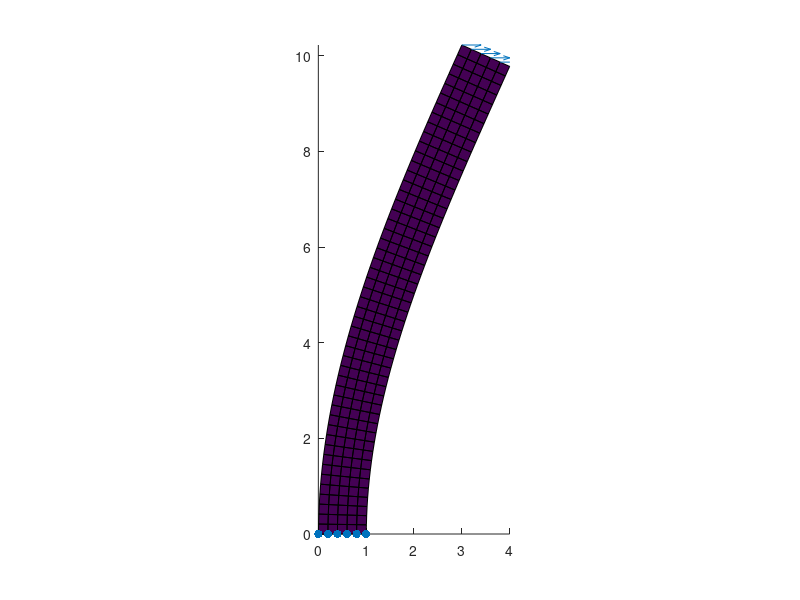

Write MATLAB code to recreate this figure.
%--------------------------------------------------------------------------
%Program: Structure2D
%Description: Structural static eq solver in 2D for square elements.
%Version: 2.0
%Author: Ilyas Ramdzan
%Last Updated: 30/11/16 > 2/5/17 > second branch
%Requirements: elem.txt nodes.txt facefixed.txt faceloaded.txt
%--------------------------------------------------------------------------
%% initialize program

% Clear workspace and command window
clear; clc; tic
disp([datestr(now),' START STATIC'])
fprintf(' Runtime \n')

% Import nodes and elements information
nodes=load('nodes.txt');%file containing node coordinates
elem=load('elem.txt');  %file containing element connectivity information
[num_nodes,dimension]=size(nodes);
[num_elem,order_elem]=size(elem);
fprintf('%8.2f  Files loaded. %d Nodes. %d Elements \n',toc,num_nodes,num_elem)

% Initialize matrices
coord=zeros(4,dimension); %local coordinates for 2D square
n=num_nodes*dimension;
Km=zeros(n,n); % global stiffness matrix
Mm=zeros(n,n); % global mass matrix

%% Generating the Stiffness Matrix [Km] and Mass Matrix [Mm]
fprintf('%8.2f  Compute stiffness matrix and mass matrix \n',toc)

for elemnum=1:num_elem;
    % gather local coordinate matrix
    for nodenum=1:4; % local node number
        coord(nodenum,:)=nodes(elem(elemnum,nodenum),:); 
    end
    
    ng=3; %number of gauss point for integration through the legendre quadrature
    xg=zeros(3,3);
    wg=zeros(3,3);

    % gauss points and weights, the first index denotes the current gauss 
    % point while the second index is the total number of integration 
    % points
    xg(1,1)=0; 
    wg(1,1)=2;
    
    xg(1,2)=-0.5773502691896;
    xg(2,2)=+0.5773502691896;
    wg(1,2)=1;
    wg(2,2)=1;
    
    xg(1,3)=-0.7745966692415;
    xg(2,3)=0;
    xg(3,3)=+0.7745966692415;
    wg(1,3)=0.5555555555555;
    wg(2,3)=0.8888888888888;
    wg(3,3)=0.5555555555555;
    
    % loop for every gauss point i,j,k represent the indices for the gauss
    % points
    km=zeros(8,8);
    for i=1:ng; 
        for j=1:ng;
            % a matrix of derivatives of shape function w.r.t local axis
            % taken at the gauss points 
            der=0.25*[...
            -(1-xg(j,ng)), -(1+xg(j,ng)),(1+xg(j,ng)),  (1-xg(j,ng));...
            -(1-xg(i,ng)),  (1-xg(i,ng)),(1+xg(i,ng)), -(1+xg(i,ng))];
 
            jac= der*coord;  % jacobian of the transformation matrix
            detjac=det(jac); % determinant of the jacobian
            deriv=jac\der;% a matrix of derivatives of the shape function w.r.t to global coordinates

            %% [B] matrix
            % computing the [B] matrix by assembling the derivatives 
            % for 2D rectangular elements
            B=zeros(3,8);
            for m=1:4;
                n=2*m-1;
                B(1,n)=deriv(1,m);
                B(2,n+1)=deriv(2,m);
                B(3,n)=deriv(2,m);
                B(3,n+1)=deriv(1,m);
            end

            %% Material Matrix [D]
            % compute the stress-strain relationship matrix, 
            % otherwise known as the material matrix. 
            E=7e7; % young's modulus
            nu=0.3; % poisson's ratio
            rho=7800; %density, required for mass matrix

            
            % for plane strain
            c1=(E*(1-nu))/((1+nu)*(1-2*nu));
            c2=nu/(1-nu);
            c3=(1-2*nu)/(2*(1-nu));
                
            D=c1.*[...
                1,  c2, 0;...
                c2, 1,  0;...
                0,  0,  c3];
            
            %% [B]'[D][B]dxdydz 
            % compute the sum of the integrands at all the gauss points
            BtDB=B'*D*B;
            km=km+detjac*wg(i,ng)*wg(j,ng)*BtDB;
        end
    end

    %% assemble the global stiffness matrix [Km]
    for i=1:4
        localnum1=i*2;
        globalnum1=elem(elemnum,i)*2;
        for j=1:4
            localnum2=j*2;
            globalnum2=elem(elemnum,j)*2;
            Km(globalnum1-1:globalnum1,globalnum2-1:globalnum2)=...
                Km(globalnum1-1:globalnum1,globalnum2-1:globalnum2)+...
                km(localnum1-1:localnum1,localnum2-1:localnum2);
        end
    end
end

%% Loads
% constructing the force matrix
fprintf('%8.2f  Applying loads \n',toc)

F=zeros(num_nodes*2,1);
Fx=zeros(num_nodes,1);
Fy=zeros(num_nodes,1);

%the load applied
loaded=load('faceloaded.txt');
Fx(loaded)=1/numel(loaded); 
Fy(loaded)=0; 

for i=loaded;
    F(i*2-1)=Fx(i);  
    F(i*2)=Fy(i);
end

%% Boundary Conditions
% apply displacement constraint=0 for bottom nodes
fprintf('%8.2f  Applying constraints \n',toc)

fixed=load('facefixed.txt'); % add the node number of fixed nodes here

trimvector=zeros((num_nodes-numel(fixed))*2,1);
trimcounter=0;
for i=1:num_nodes
    if any(i==fixed)
        continue
    end
    trimcounter=trimcounter+1;
    trimvector(trimcounter*2-1:trimcounter*2)=(i*2-1):i*2;
end
Km=Km(trimvector,trimvector);
F=F(trimvector);
%Mm=Mm(trimvector,trimvector);

fprintf('%8.2f  Number of equations = %d \n',toc,length(trimvector))

%% solve [K]{U}={F} for static case
% currently using full inverse matrix computation. other methods should be 
% considered if given enough time
fprintf('%8.2f  Solving [K]{u}={F} \n',toc)
U=Km\F;

% sorting the computed displacements into a matrix of x y coordinates
dis=zeros(num_nodes,dimension);
count=0;
for i=1:num_nodes;
    if any(i==fixed) % skip the boundary condition nodes
        count=count+1;
        continue
    end
    dis(i,:)=U(2*(i-count)-1:2*(i-count))';
end
dis_mag=sqrt(dis(:,1).^2+dis(:,2).^2); % for patch colour
vis_scale=0.3*max(max(nodes)); % visualization scale
if max(max(abs(dis)))==0;
    dis_scaled=dis;
else
    dis_scaled=dis*vis_scale/max(max(abs(dis)));
end
displaced=dis_scaled+nodes; 

%% Visualization
fprintf('%8.2f  Processing plot \n',toc)

% create displacement plot
x=zeros(num_elem,4);
y=zeros(num_elem,4);
c=zeros(num_elem,4);

for elemnum=1:num_elem;
    x(elemnum,:)=displaced(elem(elemnum,:),1);
    y(elemnum,:)=displaced(elem(elemnum,:),2);
    c(elemnum,:)=dis_mag(elem(elemnum,:));
end

figure
hold on
patch(x',y',c')

% adjust plot
daspect([1,1,1])
xlim([min(displaced(:,1)) max(displaced(:,1))])
ylim([min(displaced(:,2)) max(displaced(:,2))])
% load arrow vector icon and fixed constraint icon
quiver(displaced(loaded,1),displaced(loaded,2),Fx(loaded),Fy(loaded))
scatter(displaced(fixed,1),displaced(fixed,2),'filled') 

%% compare to theory
format long
I=max(nodes(:,1))^3*1/12;
L=max(nodes(:,2));
calc=abs(1*L^3/(3*E*I));
code=max(abs(dis(:,1)));
pcterr=(calc-code)*100/calc;
fprintf('handcalc       code   pcterror \n')
fprintf('%8.6f   %8.6f   %8.6f \n',calc,code,pcterr)

fprintf('%8.2f  FINISH \n',toc)
